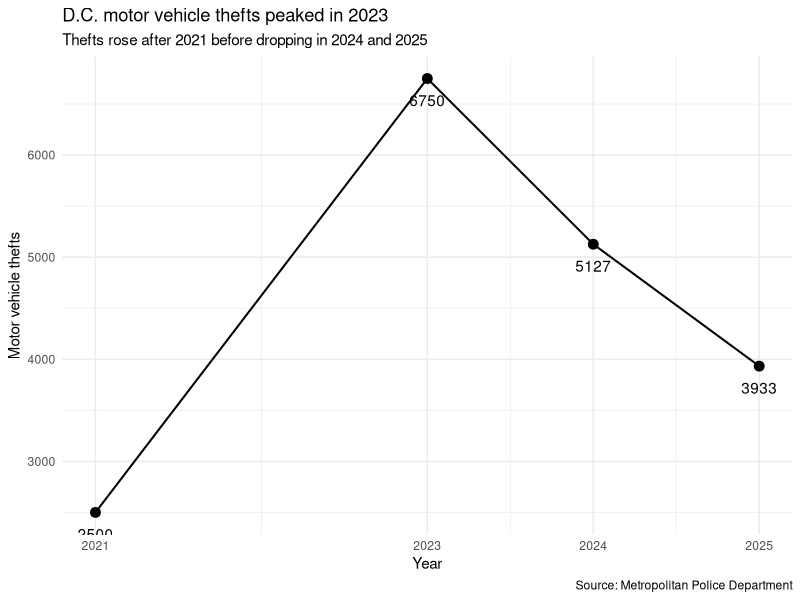
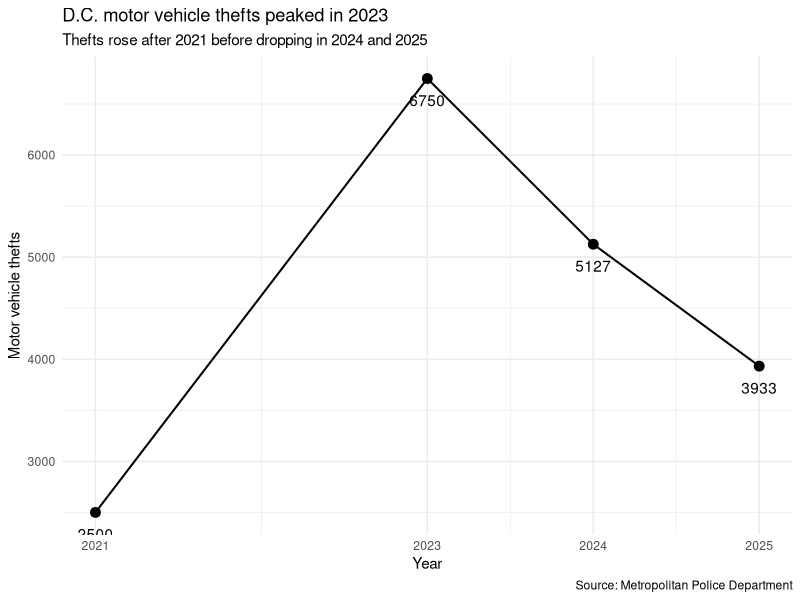

The R script that drew these images, in order:
## ---- chunk 1
library(ggplot2)

dc_thefts <- data.frame(
  year = c(2021, 2023, 2024, 2025),
  thefts = c(2500, 6750, 5127, 3933)
)

View(dc_thefts)

ggplot(dc_thefts, aes(x = year, y = thefts)) +
  geom_line(linewidth = .7) +
  geom_point(size = 3) +
  geom_text(aes(label = thefts), vjust = 2.3) +
  labs(
    title = "D.C. motor vehicle thefts peaked in 2023",
    subtitle = "Thefts rose after 2021 before dropping in 2024 and 2025",
    x = "Year",
    y = "Motor vehicle thefts",
    caption = "Source: Metropolitan Police Department"
  ) +
  scale_x_continuous(breaks = dc_thefts$year) +
  theme_minimal()

ggsave("dc-thefts-line-chart.png", width = 7, height = 5)
